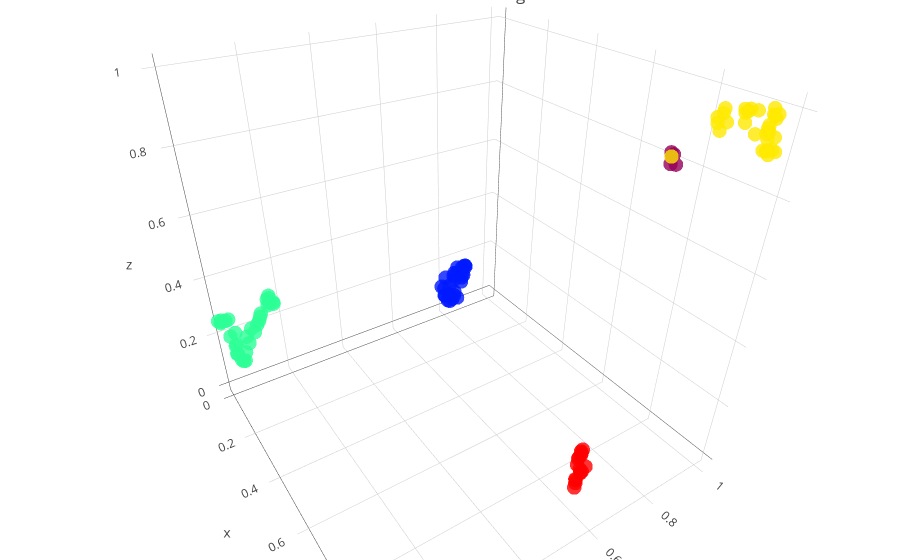

Write notebook code for a chart like this one.
### Code cell
embedding_pipeline_3d = Pipeline([
    ("reducer", umap.UMAP(random_state=42,
                    n_components = 3,
                    n_neighbors=10,
                    min_dist=0)),
   ("scaler", MinMaxScaler())
])
embedding_pipeline_3d.fit(lrp_data)

embedding = embedding_pipeline_3d.transform(lrp_data)

emb3d = go.Scatter3d(
    x=embedding[:,0],
    y=embedding[:,1],
    z=embedding[:,2],
    mode="markers",
    marker=dict(
        size=5,
        color=clusterer.labels_,
        colorscale="Rainbow",
        opacity=0.8
    ),
    text=clusterer.labels_
)

layout = go.Layout(
    title= "Val LRP Embedding",
     margin=dict(
        l=0,
        r=0,
        b=0,
        t=0
    )
)

fig = go.Figure(data=[emb3d], layout=layout)
iplot(fig, filename='lrp-val.html')
